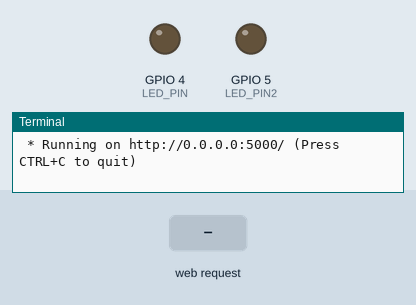
Bench run of a program on a simulated Raspberry Pi (BCM pin numbers). Shown: output pins drawn as LEDs (lit = HIGH), the last lines printed to the terminal. The inputs (shaded band) are chosen by the test bench. The clock reads 2024-03-15 10:24:30 at power-on unless the program sets it.

Above: at 1.2 s.
1.3 s: HTTP request for /red/led/on received
At 2.0 s:
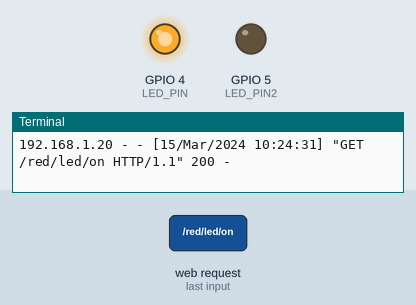
2.8 s: HTTP request for /blue/led/on received
At 3.1 s:
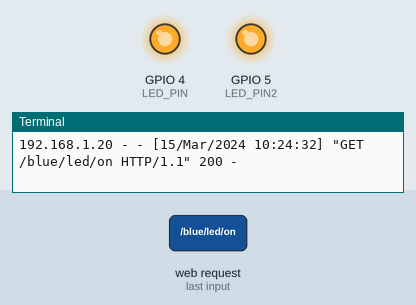
4.3 s: HTTP request for /red/led/off received
At 5.5 s:
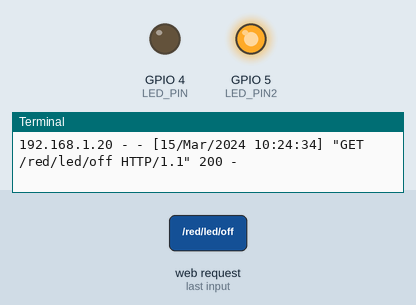
Timing chart, 0 to 7.3 s (numbered marks = the images above; inputs shaded):
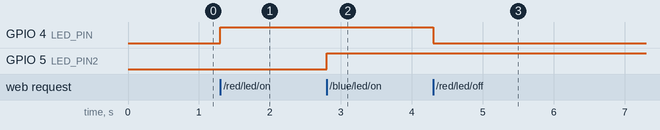

Measured:
- after the input at 1.3 s, GPIO 4 (LED_PIN): LOW → HIGH at once
- after the input at 2.8 s, GPIO 5 (LED_PIN2): LOW → HIGH at once
- after the input at 4.3 s, GPIO 4 (LED_PIN): HIGH → LOW at once

The program:

flask_led2.py
```python
from typing import Collection
from flask import Flask, render_template
import RPi.GPIO as GPIO

LED_PIN = 4
LED_PIN2 = 5

app = Flask(__name__)

GPIO.setmode(GPIO.BCM)
GPIO.setup(LED_PIN, GPIO.OUT)
GPIO.setup(LED_PIN2, GPIO.OUT)

@app.route("/")
def hello_world():
    return render_template("led2.html")

@app.route("/<color>/led/<cmd>")
def led_op(cmd, color):
    if cmd == "on":
        if color == "red":
          GPIO.output(LED_PIN, GPIO.HIGH)
          return "RED LED ON"
        elif color == "blue":
          GPIO.output(LED_PIN2, GPIO.HIGH)
          return "BLUE LED ON"


    elif cmd == "off":
        if color == "red":
          GPIO.output(LED_PIN, GPIO.LOW)
          return "RED LED OFF"
        elif color == "blue":
          GPIO.output(LED_PIN2, GPIO.LOW)
          return "BLUE LED OFF"


    else:
        return "Error"


if __name__ == "__main__":
    try:
        app.run(host = "0.0.0.0")
    finally:
        GPIO.cleanup()
```
